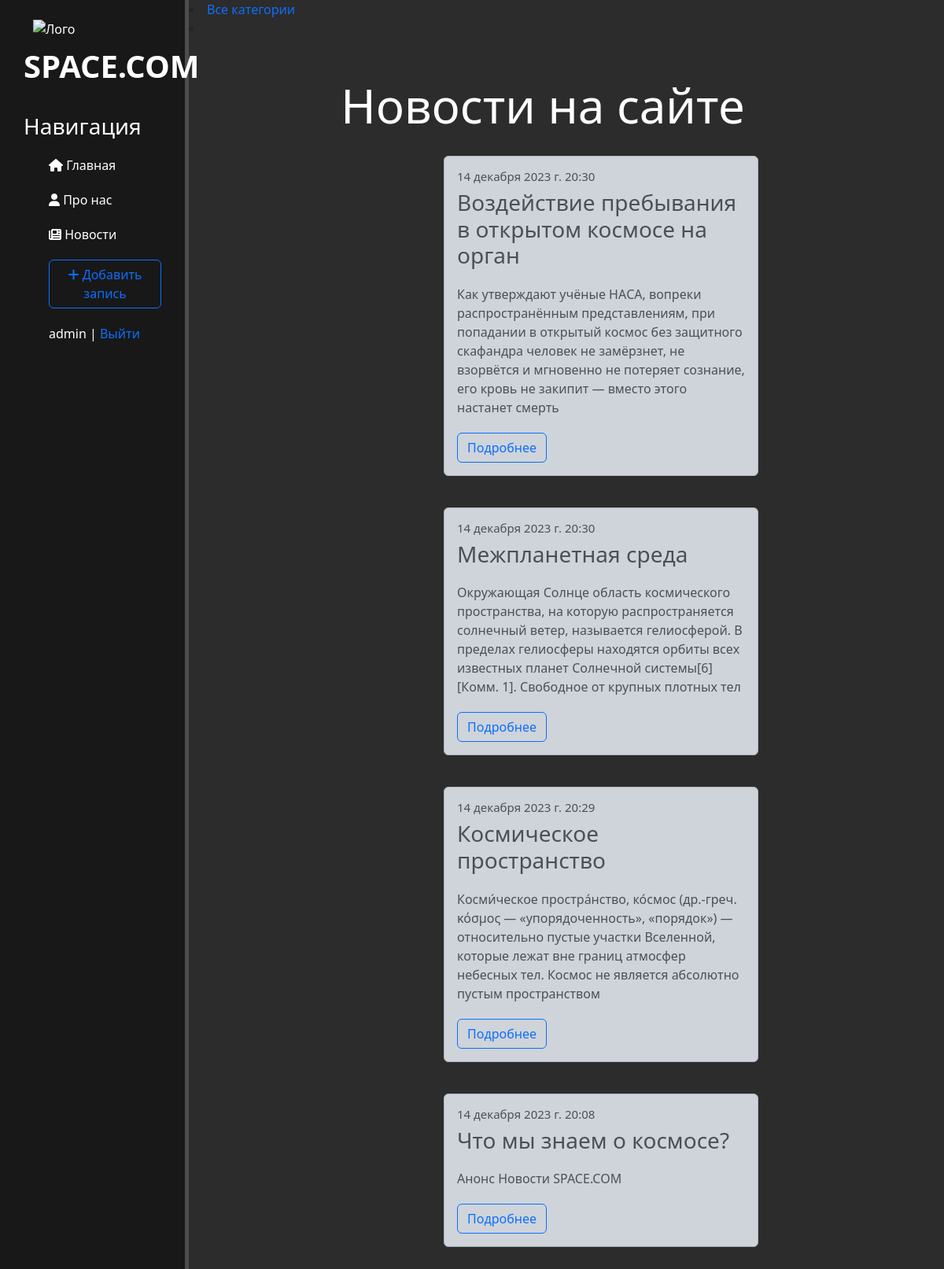
Page /news/ (signed in) on the committed database.
### news/models.py (models this page shows, shortened)
class Articles(models.Model):
    title = models.CharField('Название', max_length = 50) # max 250 символов
    anons = models.CharField('Анонс', max_length = 250)
    full_text = models.TextField('Статья')
    date = models.DateTimeField('Дата и время публикации')
    cat = models.ForeignKey('Category', on_delete=models.PROTECT, null = True)
    class Meta:
        verbose_name = 'Новость'
        verbose_name_plural = 'Новости'

### news/views.py (the view)
# urls.py: path('', views.news_home, name ='news_home'),  #  отслеживаем пустую строку, т.к. когда пользователь вводит /news мы сиюда автоматически перебрасываемся ч\з mysite.urls
def news_home(request):
    news = Articles.objects.order_by('-date')[:5]
    return render(request, 'news/news_home.html', {'news':news})

### news/templates/news/news_home.html (shortened to what this page needs)
{% extends 'main/layout.html' %} # наследуемся от layout.html
{% block content %}
    {% if cat_selected == 0 %}
        <li class="selected"><s>Все категории</s></li>
    {% else %}
        <li><a href=""></s>Все категории</s></a></li>
    {% endif %}
    <li><a href="{{ c.get_absolute_url }}">{{c.name}}</a></li>
    <div class="features">
        <h1>Новости на сайте</h1>
        {% for el in news %}
            <div class="alert alert-dark">
            <h6>{{ el.date }}</h6>
            <h3>{{el.title}}</h3>
            <p>{{el.anons}}</p>
            <a href="{% url 'news-detail' el.id %}" class="btn btn-outline-primary">Подробнее</a>
            </div>
        {% endfor %}
    </div>
{% endblock %}

### main/templates/main/layout.html (shortened to what this page needs)
{% load static %}
<!doctype html>
<html lang="en">
<head>
    <link rel="stylesheet" href="https://cdn.jsdelivr.net/npm/bootstrap@5.3.2/dist/css/bootstrap.min.css">
    <link rel="stylesheet" href="{% static 'main/css/main.css' %}">
</head>
<body>
    <aside>
        <img src="{% static 'main/img/jackal.png' %}" alt="Лого">
        <span class="logo">SPACE.COM</span>
        <h3>Навигация</h3>
        <ul>
            <a href="{% url 'home' %}" ><li><i class="fa-solid fa-house"></i> Главная</li></a>
            <a href="{% url 'about' %}"><li><i class="fa-solid fa-user"></i> Про нас</li></a>
            <a href="{% url 'news_home' %}"><li><i class="fa-solid fa-newspaper"></i> Новости</li></a>
            <a href="{% url 'create' %}"><li><button  class="btn btn-outline-primary"><i class="fa-solid fa-plus"></i> Добавить запись</button></li></a>
            {% if request.user.is_authenticated %}
            <li class="last"> {{user.username}} | <a href="{% url 'logout' %}">Выйти</a></li>
            {% else %}
            <li class="last"><a href="{% url 'register' %}">Регистрация</a> | <a href="{% url 'login' %}">Войти</a></li>
            {% endif %}
        </ul>
    </aside>
    <main>
        {% block content %}
        {% endblock %}
    </main>
</body>
</html>

### main/static/main/css/main.css (style rules this page uses)
body { background: #2c2c2c; }
aside { float: left; background: #181818; width: 20%; padding: 2.5%; height: 230vh; color: #ffffff; border-right: 5px solid #4d4d4d; }
aside img { width: 200px; float: left; position: relative; top: -5px; right: -12px; }
aside .logo { font-size: 40px; margin-left: auto; margin-right: auto; font-weight: bold; }
aside h3 { margin-top: 30px; margin-left: auto; margin-right: auto; }
aside ul { list-style: none; }
aside ul li { color: #ffffff; display: block; margin-top: 20px; transition: transform .6s ease; }
a, u { text-decoration: none; }
main .features { float: left; color: #ffffff; margin-top: 50px; text-align: center; width: 75%; }
.features h1 { font-size: 60px; }
.features p { max-width: 400px; margin: 20px auto }
.features h6 { font-size: 15px; }
.alert-dark { float: left; clear: both; width: 400px; margin: 20px 36%; text-align: left; }

### rows in the picture
Articles: date "14 декабря 2023 г. 20:30", title "Воздействие пребывания в открытом космосе на орган", anons "Как утверждают учёные НАСА, вопреки распространённым представлениям, при попадании в открытый космос без защитного скафандра человек не замёрзнет, не взорвётся и мгновенно не потеряет сознание, его кровь не закипит — вместо этого настанет смерть"
Articles: date "14 декабря 2023 г. 20:30", title "Межпланетная среда", anons "Окружающая Солнце область космического пространства, на которую распространяется солнечный ветер, называется гелиосферой. В пределах гелиосферы находятся орбиты всех известных планет Солнечной системы[6][Комм. 1]. Свободное от крупных плотных тел"
Articles: date "14 декабря 2023 г. 20:29", title "Космическое пространство", anons "Косми́ческое простра́нство, ко́смос (др.-греч. κόσμος — «упорядоченность», «порядок») — относительно пустые участки Вселенной, которые лежат вне границ атмосфер небесных тел. Космос не является абсолютно пустым пространством"
Articles: date "14 декабря 2023 г. 20:08", title "Что мы знаем о космосе?", anons "Анонс Новости SPACE.COM"

### other values in the picture
{{ user.username }} "admin"
